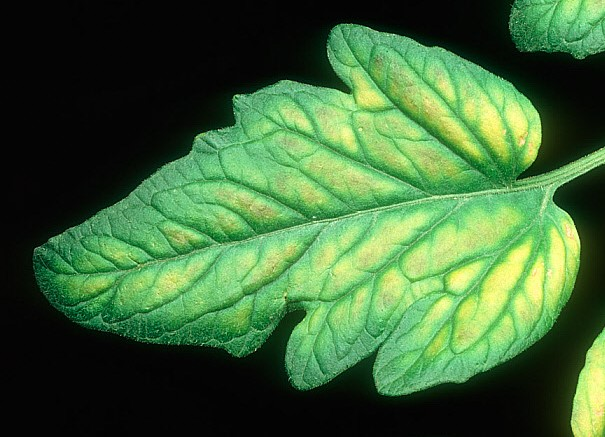
#> input picture images/1.jpg, 605 x 437 px
$ python leaf-analyzer.py images/1.jpg
#> lines starting #> are read from the running program, lines starting #| are printed output that depends on the picture
import cv2
import numpy as np
import sys

def analyze_leaf(image_path):
    # Load image
#> called with image_path = 'images/1.jpg'
    img = cv2.imread(image_path)
#> img is the input picture: shape (437, 605, 3); mean B, G, R 57.3, 103.3, 64
    if img is None:
        print("Could not load image. Check the path.")
        return

    # Convert from BGR (OpenCV default) to LAB
    lab = cv2.cvtColor(img, cv2.COLOR_BGR2LAB)
#> lab: shape (437, 605, 3); mean of channels 0, 1, 2 96.7, 107.1, 147.5

    # You may want to roughly isolate the leaf by thresholding on greenness
    # For simplicity, we'll analyze the whole image – but better to crop manually first
    # Let's assume you've cropped the photo to mostly the leaf (using any photo editor)

    # Convert to float for easier math
    lab_float = lab.astype(np.float32)
#> lab_float: shape (437, 605, 3) float32; mean of channels 0, 1, 2 96.7, 107.1, 147.4

    # Extract L, a, b channels
    L = lab_float[:,:,0]
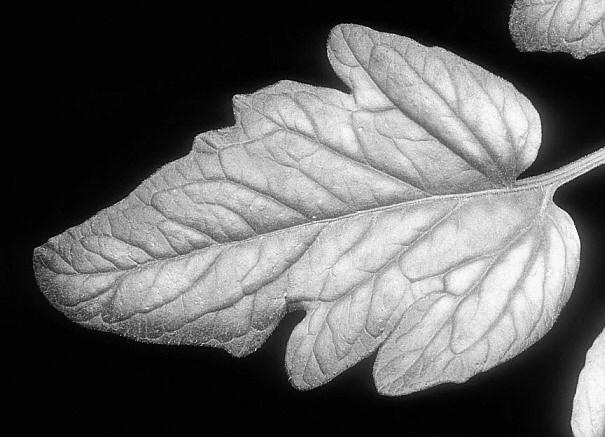
#> L: shape (437, 605) float32; min 0, max 252, mean 96.7
    a = lab_float[:,:,1]
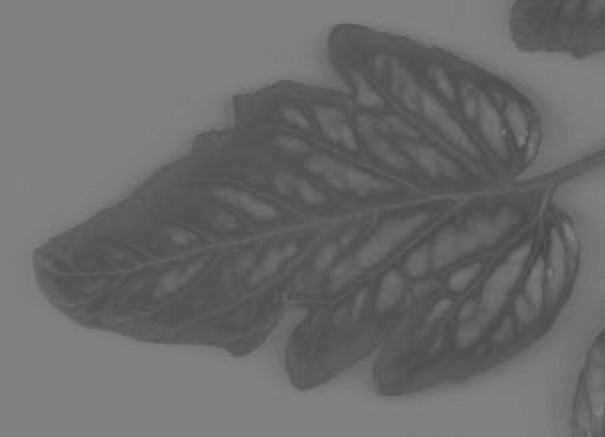
#> a: shape (437, 605) float32; min 72, max 132, mean 107.1
    b = lab_float[:,:,2]
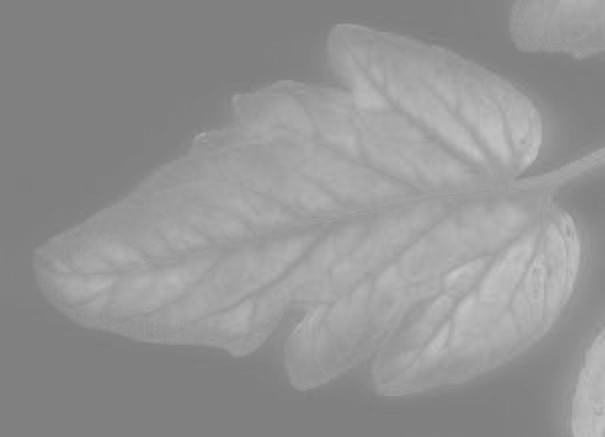
#> b: shape (437, 605) float32; min 126, max 199, mean 147.5

    # Compute mean values (only over pixels that are not too dark/bright? skip for now)
    mean_a = np.mean(a)
#> mean_a = 107.1
    mean_b = np.mean(b)
#> mean_b = 147.5
    mean_a_actual = mean_a - 128
#> mean_a_actual = -20.94
    mean_b_actual = mean_b - 128
#> mean_b_actual = 19.47

    print(f"Actual  a* value: {mean_a_actual:.2f} (negative = green, positive = red)")
#| Actual  a* value: -20.94 (negative = green, positive = red)
    print(f"Actual  b* value: {mean_b_actual:.2f} (negative = blue, positive = yellow)")
#| Actual  b* value: 19.47 (negative = blue, positive = yellow)

    # Simple rule-based interpretation (you will refine with your own plant data)
    if mean_a_actual < -15 and mean_b_actual < 20:
        print("Interpretation: Likely a mature, healthy green leaf.")
    elif mean_a_actual < -5 and mean_b_actual > 20:
        # Leaf 1 would fall here (-19.75, 24.32)
        print("Interpretation: Possibly young leaf or early nutrient deficiency (yellowish green).")
    elif mean_a_actual > -5 and mean_b_actual > 30:
        # Leaf 2 would fall here (-6.02, 35.58)
        print("Interpretation: Possible magnesium deficiency or other yellowing stress.")
    else:
        print("Interpretation: Mixed signals. Compare with known healthy leaf baseline.")

    # After converting to LAB, add these lines:
    lab_display = cv2.cvtColor(lab, cv2.COLOR_LAB2BGR)  # back to BGR for display
    cv2.imshow('Leaf in LAB view', lab_display)
    cv2.waitKey(0)
    cv2.destroyAllWindows()

if __name__ == "__main__":
    if len(sys.argv) < 2:
        print("Usage: python leaf_analyzer.py <path_to_leaf_photo>")
    else:
        analyze_leaf(sys.argv[1])

$ run again, on images/2.jpg
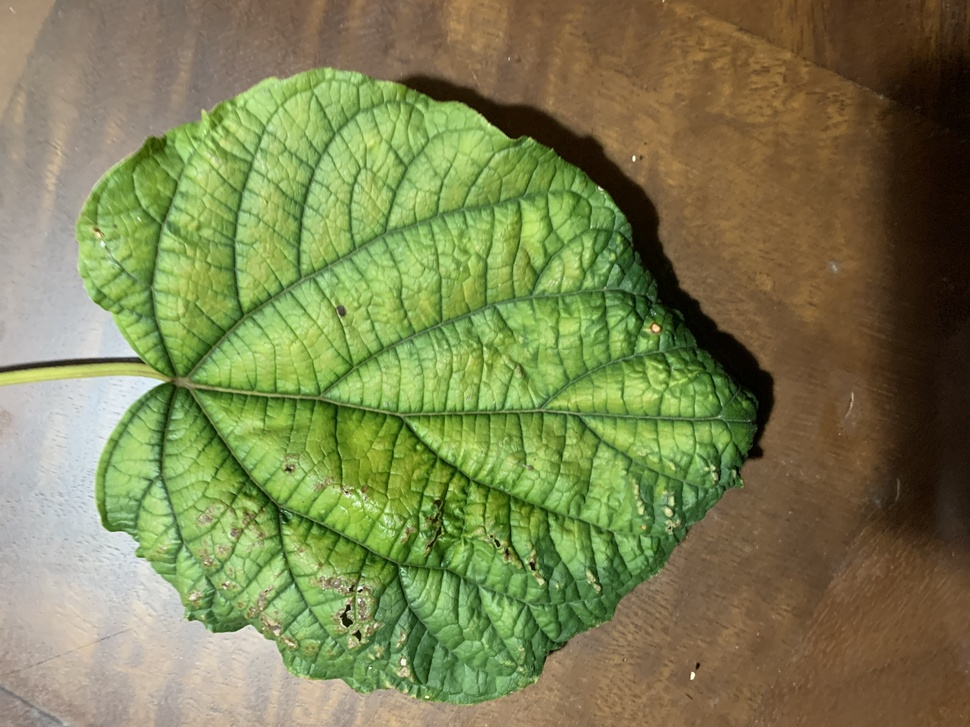
#> input picture images/2.jpg, 970 x 727 px, shrunk from 4032 x 3024 before the run
#> in analyze_leaf, img is the input picture: shape (727, 970, 3); mean B, G, R 81.6, 129.3, 123.8
#> lab: shape (727, 970, 3); mean of channels 0, 1, 2 133, 119.1, 153.1
#> lab_float: shape (727, 970, 3) float32; mean of channels 0, 1, 2 133, 119.1, 153.1
#> in analyze_leaf, `L = lab_float[:,:,0]`:
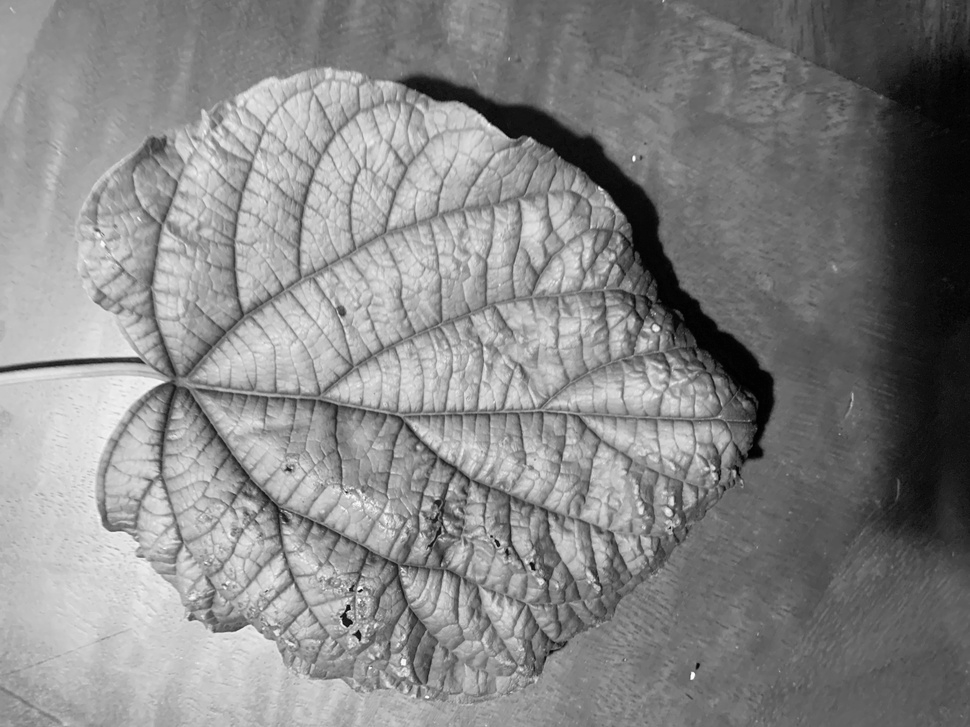
#> L: shape (727, 970) float32; min 0, max 253, mean 133
#> in analyze_leaf, `b = lab_float[:,:,2]`:
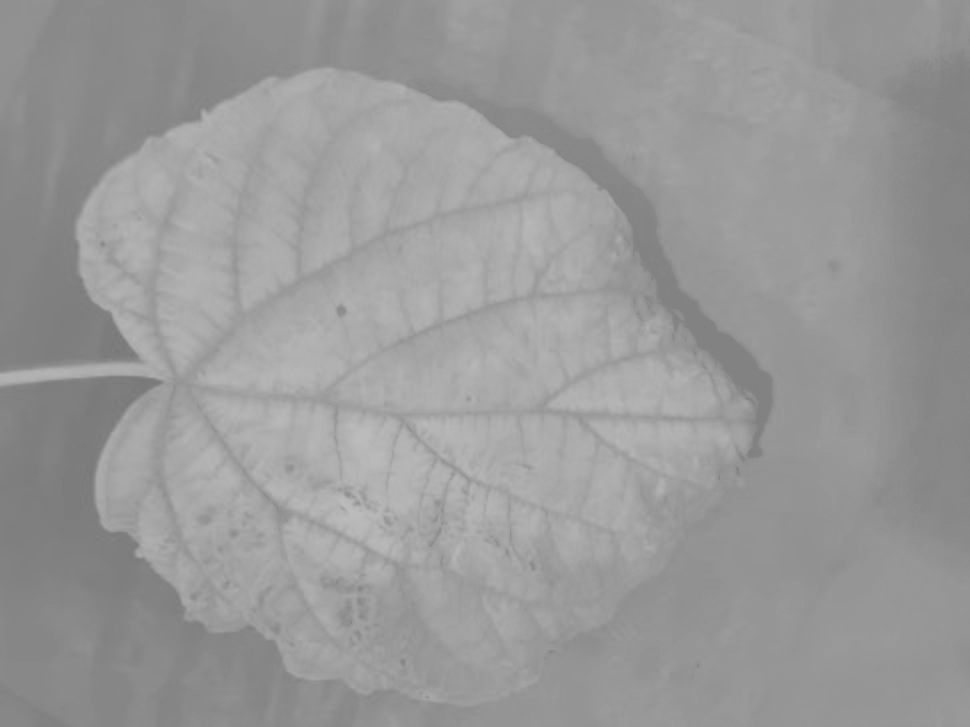
#> b: shape (727, 970) float32; min 119, max 189, mean 153.1
#> mean_a = 119.1
#> mean_b = 153.1
#> mean_a_actual = -8.89
#> mean_b_actual = 25.07
#| Actual  a* value: -8.89 (negative = green, positive = red)
#| Actual  b* value: 25.07 (negative = blue, positive = yellow)

$ run again, on images/3.jpg
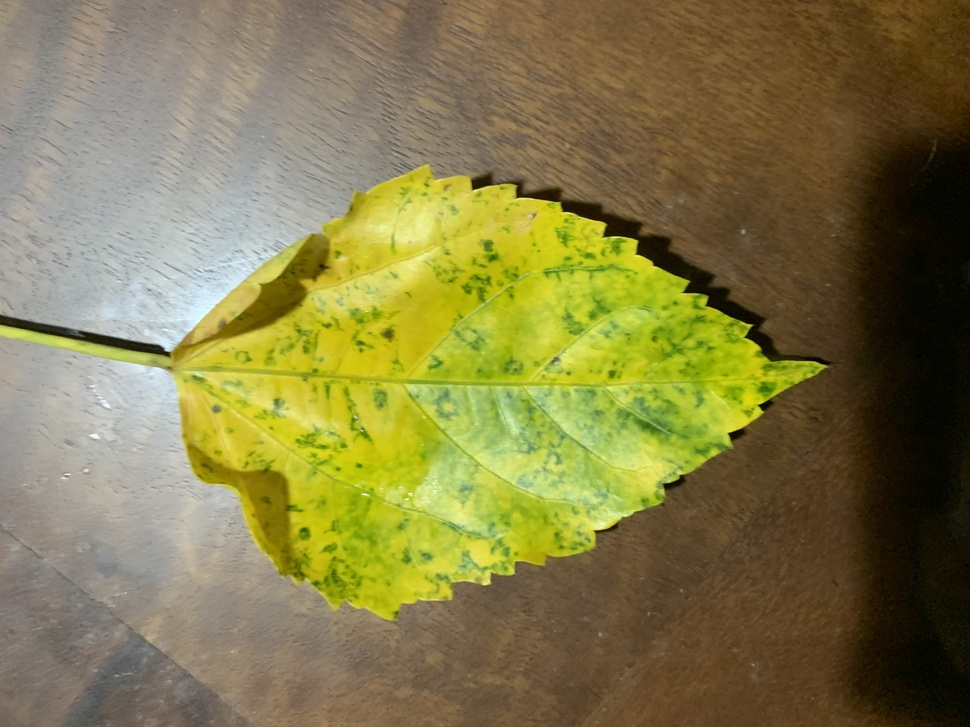
#> input picture images/3.jpg, 970 x 727 px, shrunk from 4032 x 3024 before the run
#> in analyze_leaf, img is the input picture: shape (727, 970, 3); mean B, G, R 72.9, 122.6, 130.3
#> lab: shape (727, 970, 3); mean of channels 0, 1, 2 128.4, 125.2, 153.7
#> lab_float: shape (727, 970, 3) float32; mean of channels 0, 1, 2 128.4, 125.2, 153.7
#> in analyze_leaf, `L = lab_float[:,:,0]`:
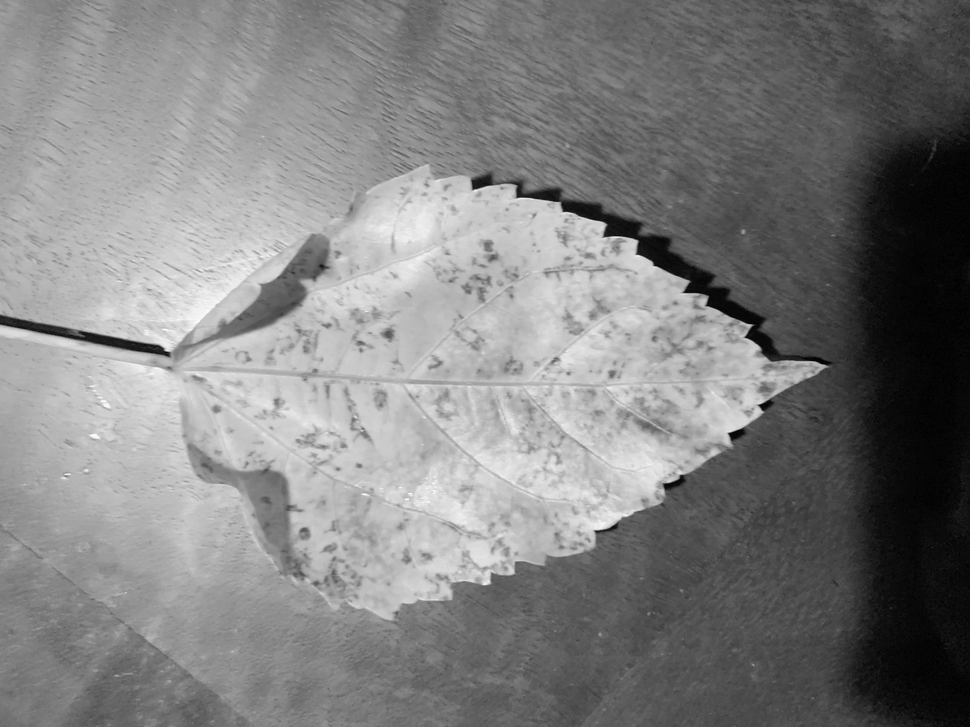
#> L: shape (727, 970) float32; min 0, max 255, mean 128.4
#> in analyze_leaf, `b = lab_float[:,:,2]`:
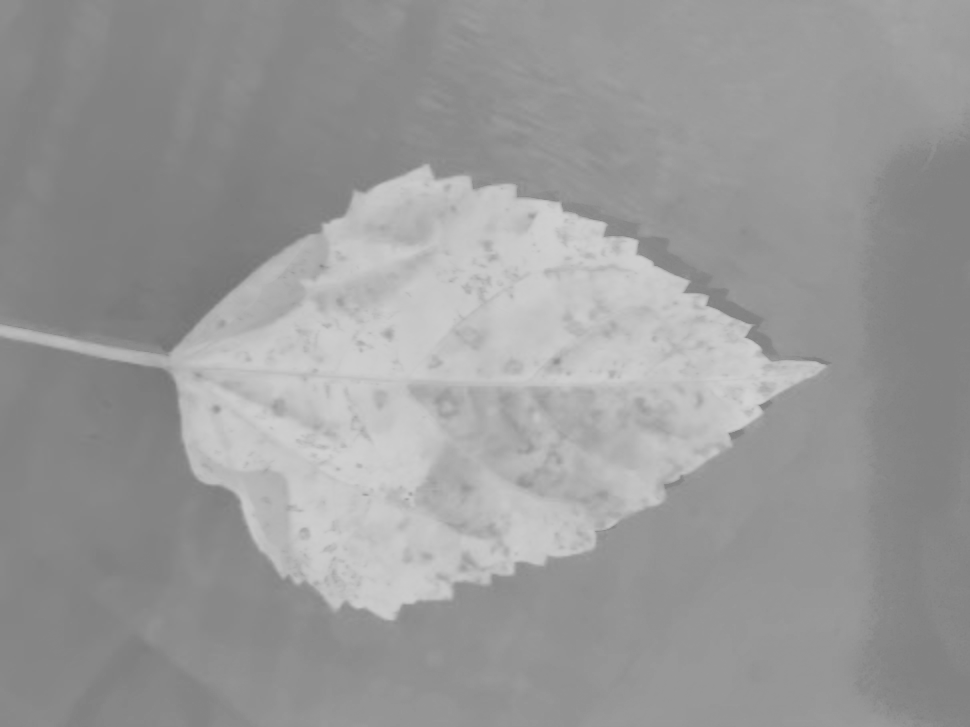
#> b: shape (727, 970) float32; min 116, max 210, mean 153.7
#> mean_a = 125.2
#> mean_b = 153.7
#> mean_a_actual = -2.81
#> mean_b_actual = 25.69
#| Actual  a* value: -2.81 (negative = green, positive = red)
#| Actual  b* value: 25.69 (negative = blue, positive = yellow)

$ run again, on images/4.jpg
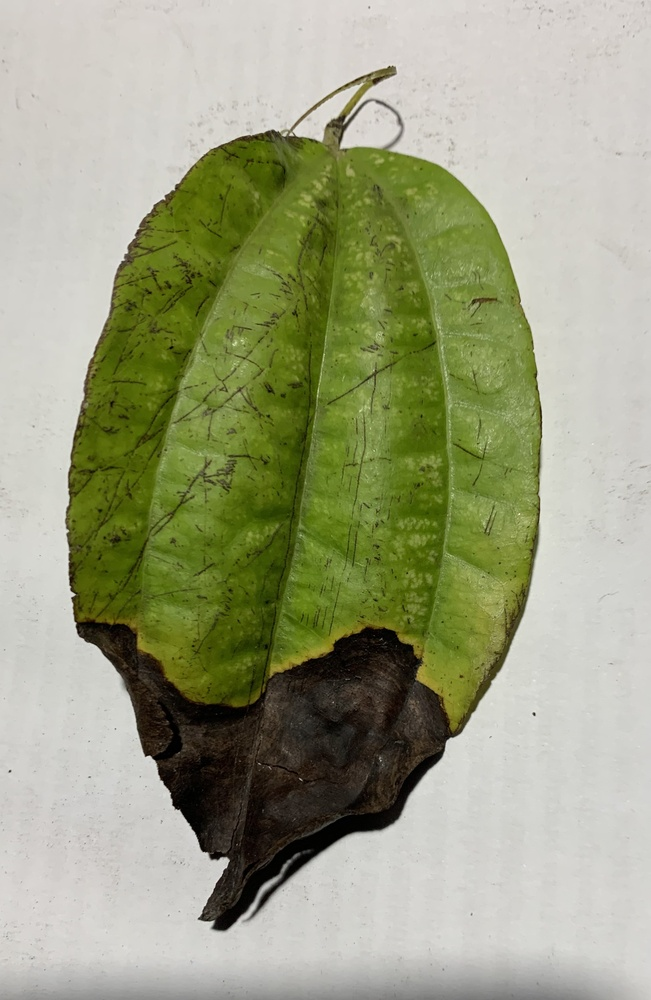
#> input picture images/4.jpg, 651 x 1000 px, shrunk from 2196 x 3372 before the run
#> in analyze_leaf, img is the input picture: shape (1000, 651, 3); mean B, G, R 129.8, 160.2, 156.2
#> lab: shape (1000, 651, 3); mean of channels 0, 1, 2 163.6, 122, 143.4
#> lab_float: shape (1000, 651, 3) float32; mean of channels 0, 1, 2 163.6, 122.2, 143
#> in analyze_leaf, `L = lab_float[:,:,0]`:
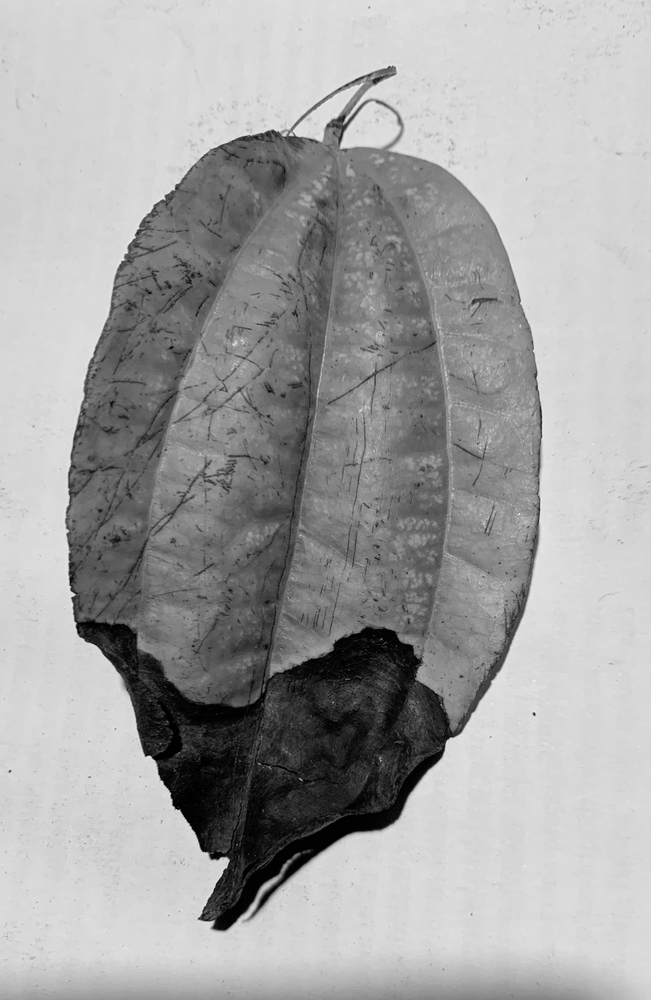
#> L: shape (1000, 651) float32; min 0, max 239, mean 163.6
#> in analyze_leaf, `b = lab_float[:,:,2]`:
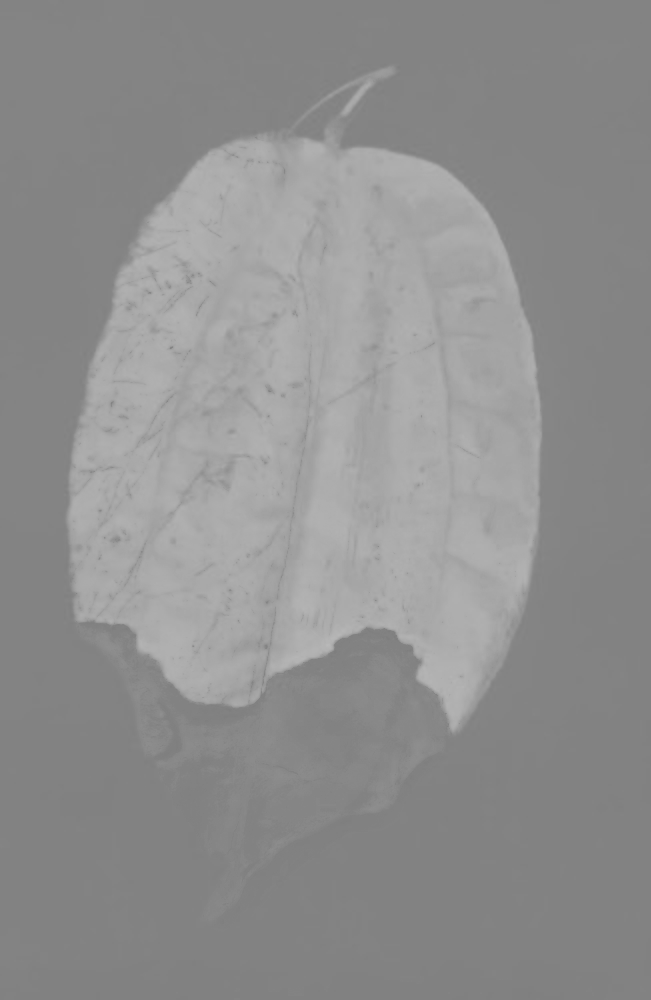
#> b: shape (1000, 651) float32; min 126, max 185, mean 143.4
#> mean_a = 122
#> mean_b = 143.4
#> mean_a_actual = -6.01
#> mean_b_actual = 15.42
#| Actual  a* value: -6.01 (negative = green, positive = red)
#| Actual  b* value: 15.42 (negative = blue, positive = yellow)
